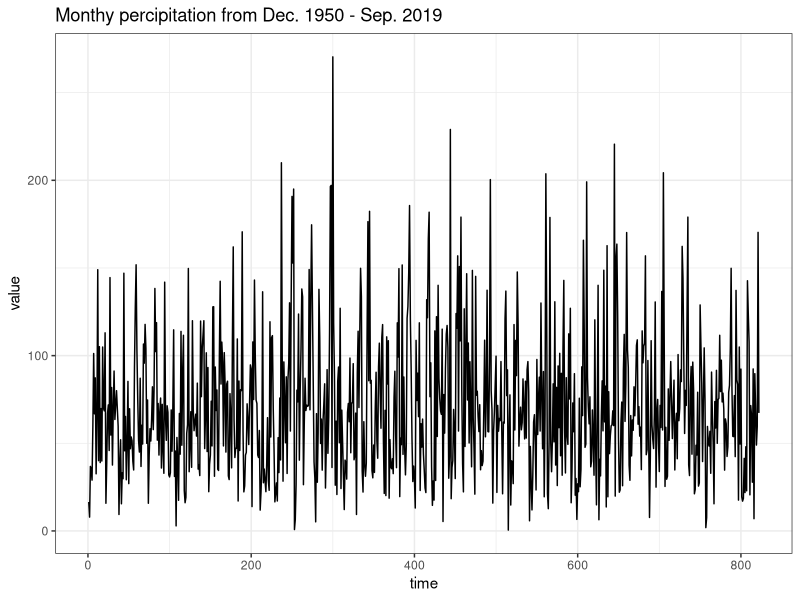
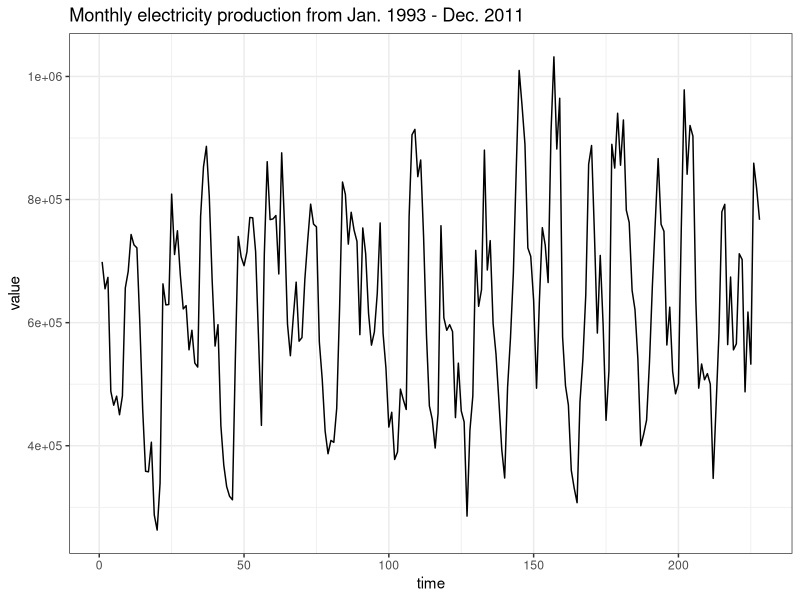
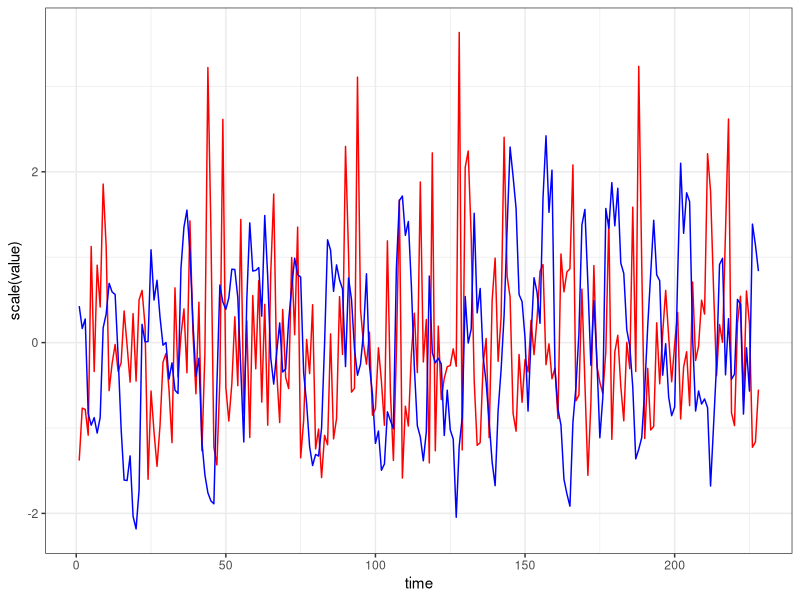
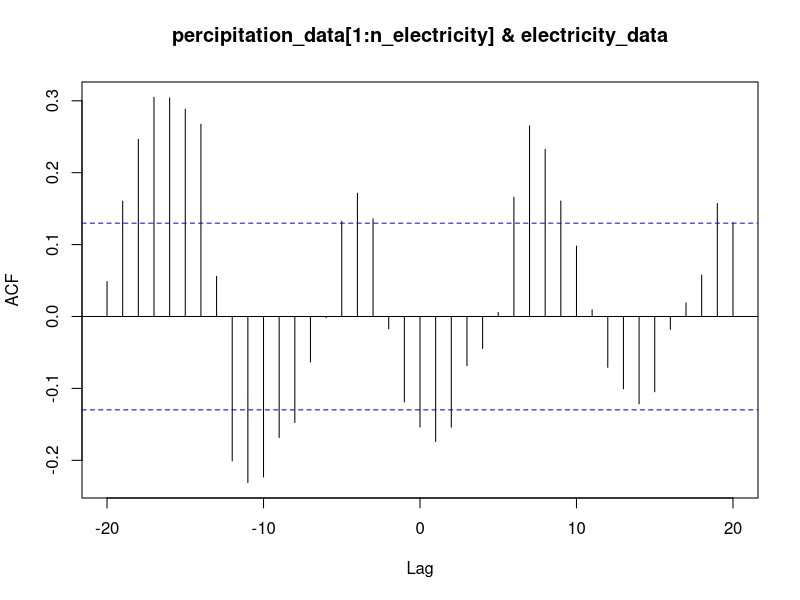
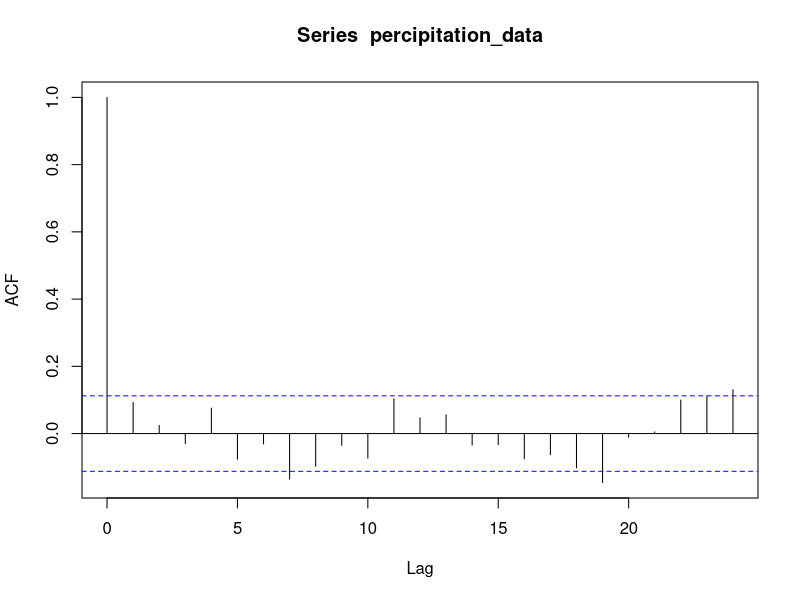
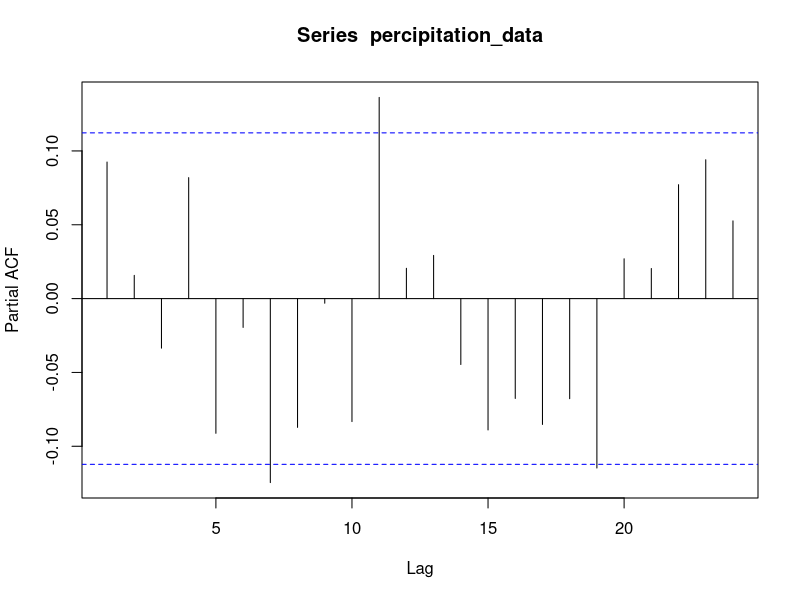
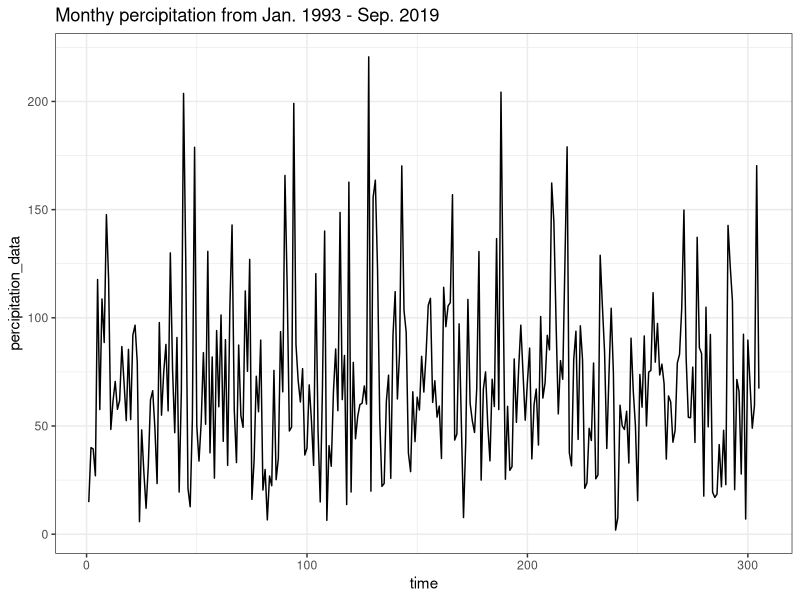
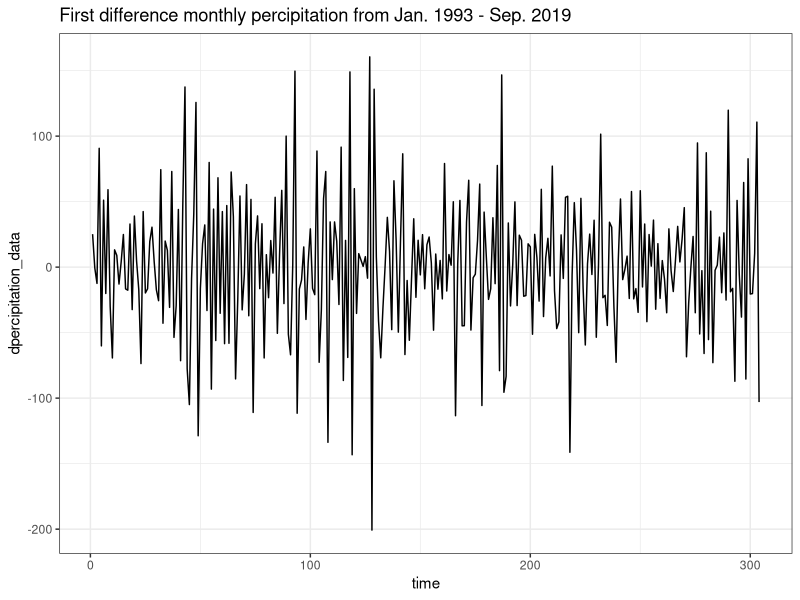

Write R code to recreate these figures, in order.
library("GGally")
weather_data_org <- read.csv(file = "weather_data.csv")
weather_data <- weather_data_org
n_weather_org <- dim(weather_data_org)[1]
ggplot(data = weather_data, aes(x = seq(n_weather_org), y = value)) +
  geom_line() +
  theme_bw() +
  xlab("time") + 
  ggtitle("Monthy percipitation from Dec. 1950 - Sep. 2019")

electricity_production_data = read.csv(file = "electricity_production_data.csv")
n_electricity = dim(electricity_production_data)[1]
tail(electricity_production_data)
ggplot(data = electricity_production_data, aes(x = seq(n_electricity), y = value)) +
  geom_line() +
  theme_bw() + 
  xlab("time") +
  ggtitle("Monthly electricity production from Jan. 1993 - Dec. 2011")

electricity_production_data[c("year", "month")] <- do.call(rbind, strsplit(electricity_production_data$måned, "M"))
electricity_production_data <- subset(electricity_production_data, select = -c(måned))

weather_data[c("year", "month", "date_time")] <- do.call(rbind, strsplit(weather_data$referenceTime, "-"))
weather_data <- subset(weather_data, select = -c(referenceTime, date_time))
weather_data <- weather_data[(weather_data$year > electricity_production_data$year[1]),]
dim(weather_data)
dim(electricity_production_data)

ggplot(data = NULL, aes(x = seq(n_electricity))) +
  geom_line(data = weather_data[1:n_electricity,], aes(y = scale(value)), col = "red") +
  geom_line(data = electricity_production_data, aes(y = scale(value)), col = "blue") +
  theme_bw() + 
  xlab("time") 

#ACF, PACF, and CCF of data
percipitation_data <- weather_data$value
electricity_data <- electricity_production_data$value
ccf(percipitation_data[1:n_electricity], electricity_data)
acf(percipitation_data)
pacf(percipitation_data)
ggplot(data = NULL,aes(x = seq(length(percipitation_data)), y = percipitation_data)) +
  theme_bw() +
  xlab("time") + 
  geom_line() + 
  ggtitle("Monthy percipitation from Jan. 1993 - Sep. 2019")

#first difference
dpercipitation_data <- diff(percipitation_data, lag = 1)
ggplot(data = NULL,aes(x = seq(length(dpercipitation_data)), y = dpercipitation_data)) +
  theme_bw() +
  xlab("time") + 
  geom_line() + 
  ggtitle("First difference monthly percipitation from Jan. 1993 - Sep. 2019")

acf(dpercipitation_data)
pacf(dpercipitation_data)

#seasonal difference 
ddpercipitation_data <- diff(dpercipitation_data, lag = 12)
ggplot(data = NULL,aes(x = seq(length(ddpercipitation_data)), y = ddpercipitation_data)) +
  theme_bw() +
  xlab("time") + 
  geom_line() + 
  ggtitle("Seasonal and first difference monthly percipitation from Jan. 1993 - Sep. 2019")

acf(ddpercipitation_data)
pacf(ddpercipitation_data)

#no obvious advantage of taking a seasonal difference

#electricity data
dlogelectricity_data <- diff(log(electricity_data),lag = 1)
ggplot(data = NULL, aes(x = seq(length(dlogelectricity_data)), y = dlogelectricity_data)) +
  geom_line() +
  theme_bw() + 
  xlab("time") +
  ggtitle("First difference monthly electricity production from Jan. 1993 - Dec. 2011")

acf(dlogelectricity_data)
pacf(dlogelectricity_data)
#we still see significant deviations in acf and pacf plots
#trying with seasonal differencing
ddlogelectricity_data <- diff(dlogelectricity_data, lag = 12)
ggplot(data = NULL, aes(x = seq(length(ddlogelectricity_data)), y = ddlogelectricity_data)) +
  geom_line() +
  theme_bw() + 
  xlab("time") +
  ggtitle("Seasonal and first difference monthly electricity production from Jan. 1993 - Dec. 2011")

acf(ddlogelectricity_data)
pacf(ddlogelectricity_data)
#consistent with true SARIMA model

